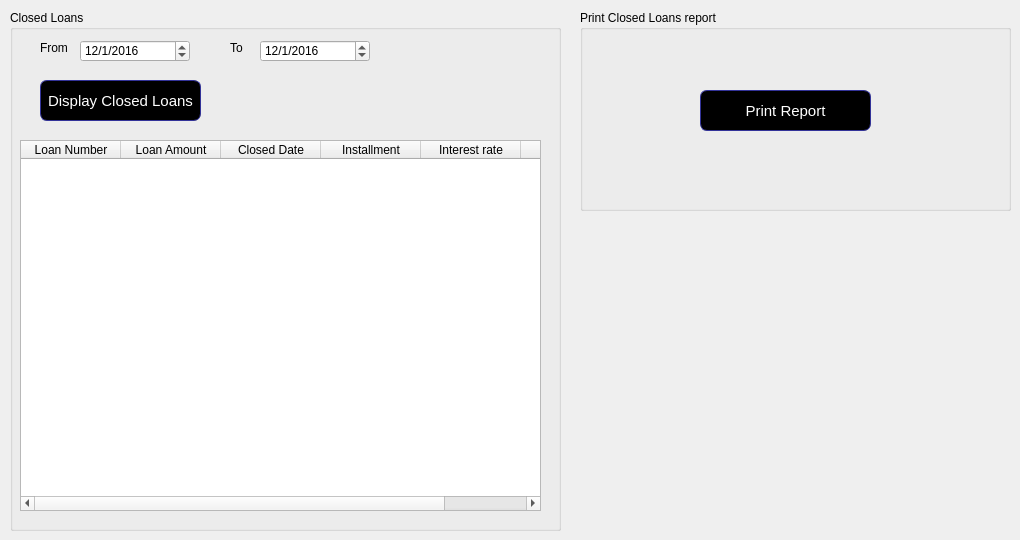
      <widget class="QWidget" name="tab_23">
       <attribute name="title">
        <string>Closing Register</string>
       </attribute>
       <widget class="QGroupBox" name="groupBox_24">
        <property name="geometry">
         <rect>
          <x>10</x>
          <y>10</y>
          <width>551</width>
          <height>521</height>
         </rect>
        </property>
        <property name="title">
         <string>Closed Loans</string>
        </property>
        <widget class="QDateEdit" name="dateEdit_9">
         <property name="geometry">
          <rect>
           <x>70</x>
           <y>30</y>
           <width>110</width>
           <height>22</height>
          </rect>
         </property>
         <property name="dateTime">
          <datetime>
           <hour>0</hour>
           <minute>0</minute>
           <second>0</second>
           <year>2016</year>
           <month>1</month>
           <day>12</day>
          </datetime>
         </property>
         <property name="displayFormat">
          <string>d/M/yyyy</string>
         </property>
        </widget>
        <widget class="QLabel" name="label_87">
         <property name="geometry">
          <rect>
           <x>30</x>
           <y>30</y>
           <width>41</width>
           <height>16</height>
          </rect>
         </property>
         <property name="text">
          <string>From</string>
         </property>
        </widget>
        <widget class="QLabel" name="label_88">
         <property name="geometry">
          <rect>
           <x>220</x>
           <y>30</y>
           <width>31</width>
           <height>16</height>
          </rect>
         </property>
         <property name="text">
          <string>To</string>
         </property>
        </widget>
        <widget class="QDateEdit" name="dateEdit_10">
         <property name="geometry">
          <rect>
           <x>250</x>
           <y>30</y>
           <width>110</width>
           <height>22</height>
          </rect>
         </property>
         <property name="dateTime">
          <datetime>
           <hour>0</hour>
           <minute>0</minute>
           <second>0</second>
           <year>2016</year>
           <month>1</month>
           <day>12</day>
          </datetime>
         </property>
         <property name="displayFormat">
          <string>d/M/yyyy</string>
         </property>
        </widget>
        <widget class="QPushButton" name="pushButton_21">
         <property name="geometry">
          <rect>
           <x>30</x>
           <y>70</y>
           <width>161</width>
           <height>41</height>
          </rect>
         </property>
         <property name="styleSheet">
          <string notr="true">QPushButton {
color: white;
background-color: QLinearGradient( );
border-width: 1px;
border-color: #339;
border-style: solid;
border-radius: 7;
padding: 3px;
font-size: 15px;
padding-left: 5px;
padding-right: 5px;

}</string>
         </property>
         <property name="text">
          <string>Display Closed Loans</string>
         </property>
        </widget>
        <widget class="QTableWidget" name="tableWidget_8">
         <property name="geometry">
          <rect>
           <x>10</x>
           <y>130</y>
           <width>521</width>
           <height>371</height>
          </rect>
         </property>
         <column>
          <property name="text">
           <string>Loan Number</string>
          </property>
         </column>
         <column>
          <property name="text">
           <string>Loan Amount</string>
          </property>
         </column>
         <column>
          <property name="text">
           <string>Closed Date</string>
          </property>
         </column>
         <column>
          <property name="text">
           <string>Installment</string>
          </property>
         </column>
         <column>
          <property name="text">
           <string>Interest rate</string>
          </property>
         </column>
         <column>
          <property name="text">
           <string>Balance</string>
          </property>
         </column>
        </widget>
       </widget>
       <widget class="QGroupBox" name="groupBox_25">
        <property name="geometry">
         <rect>
          <x>580</x>
          <y>10</y>
          <width>431</width>
          <height>201</height>
         </rect>
        </property>
        <property name="title">
         <string>Print Closed Loans report</string>
        </property>
        <widget class="QPushButton" name="pushButton_22">
         <property name="geometry">
          <rect>
           <x>120</x>
           <y>80</y>
           <width>171</width>
           <height>41</height>
          </rect>
         </property>
         <property name="styleSheet">
          <string notr="true">QPushButton {
color: white;
background-color: QLinearGradient( );
border-width: 1px;
border-color: #339;
border-style: solid;
border-radius: 7;
padding: 3px;
font-size: 15px;
padding-left: 5px;
padding-right: 5px;

}</string>
         </property>
         <property name="text">
          <string>Print Report</string>
         </property>
        </widget>
       </widget>
      </widget>
